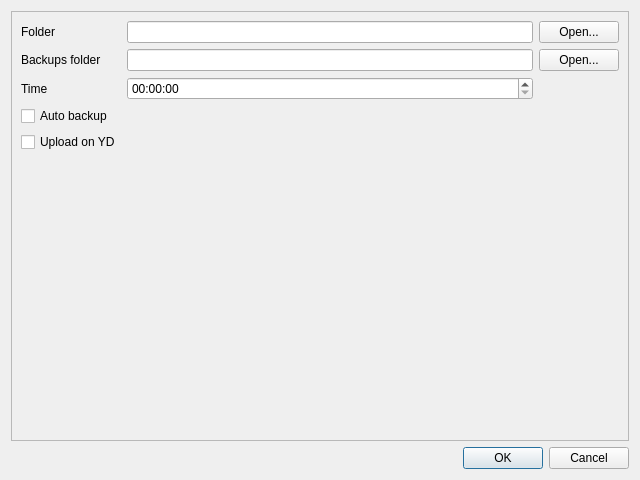
<?xml version="1.0" encoding="UTF-8"?>
<ui version="4.0">
 <class>taskDialog</class>
 <widget class="QDialog" name="taskDialog">
  <property name="geometry">
   <rect>
    <x>0</x>
    <y>0</y>
    <width>640</width>
    <height>480</height>
   </rect>
  </property>
  <property name="windowTitle">
   <string>Dialog</string>
  </property>
  <layout class="QVBoxLayout" name="verticalLayout">
   <item>
    <widget class="QScrollArea" name="scrollArea">
     <property name="widgetResizable">
      <bool>true</bool>
     </property>
     <widget class="QWidget" name="scrollAreaWidgetContents">
      <property name="geometry">
       <rect>
        <x>0</x>
        <y>0</y>
        <width>620</width>
        <height>428</height>
       </rect>
      </property>
      <layout class="QGridLayout" name="gridLayout">
       <item row="1" column="0">
        <widget class="QLabel" name="label_2">
         <property name="text">
          <string>Backups folder</string>
         </property>
        </widget>
       </item>
       <item row="3" column="0">
        <widget class="QCheckBox" name="autoBackupCheckBox">
         <property name="text">
          <string>Auto backup</string>
         </property>
        </widget>
       </item>
       <item row="0" column="1">
        <widget class="QLineEdit" name="inputFolderLineEdit"/>
       </item>
       <item row="2" column="0">
        <widget class="QLabel" name="label_3">
         <property name="text">
          <string>Time</string>
         </property>
        </widget>
       </item>
       <item row="4" column="0">
        <widget class="QCheckBox" name="uploadCheckBox">
         <property name="text">
          <string>Upload on YD</string>
         </property>
        </widget>
       </item>
       <item row="2" column="1">
        <widget class="QTimeEdit" name="autoBackupTimeEdit"/>
       </item>
       <item row="1" column="2">
        <widget class="QPushButton" name="outputFolderButton">
         <property name="text">
          <string>Open...</string>
         </property>
        </widget>
       </item>
       <item row="0" column="0">
        <widget class="QLabel" name="label">
         <property name="text">
          <string>Folder</string>
         </property>
        </widget>
       </item>
       <item row="1" column="1">
        <widget class="QLineEdit" name="outputFolderLineEdit"/>
       </item>
       <item row="0" column="2">
        <widget class="QPushButton" name="inputFolderButton">
         <property name="text">
          <string>Open...</string>
         </property>
        </widget>
       </item>
       <item row="5" column="0">
        <spacer name="verticalSpacer">
         <property name="orientation">
          <enum>Qt::Vertical</enum>
         </property>
         <property name="sizeHint" stdset="0">
          <size>
           <width>20</width>
           <height>40</height>
          </size>
         </property>
        </spacer>
       </item>
      </layout>
     </widget>
    </widget>
   </item>
   <item>
    <widget class="QDialogButtonBox" name="buttonBox">
     <property name="orientation">
      <enum>Qt::Horizontal</enum>
     </property>
     <property name="standardButtons">
      <set>QDialogButtonBox::Cancel|QDialogButtonBox::Ok</set>
     </property>
    </widget>
   </item>
  </layout>
 </widget>
 <resources/>
 <connections>
  <connection>
   <sender>buttonBox</sender>
   <signal>accepted()</signal>
   <receiver>taskDialog</receiver>
   <slot>accept()</slot>
   <hints>
    <hint type="sourcelabel">
     <x>248</x>
     <y>254</y>
    </hint>
    <hint type="destinationlabel">
     <x>157</x>
     <y>274</y>
    </hint>
   </hints>
  </connection>
  <connection>
   <sender>buttonBox</sender>
   <signal>rejected()</signal>
   <receiver>taskDialog</receiver>
   <slot>reject()</slot>
   <hints>
    <hint type="sourcelabel">
     <x>316</x>
     <y>260</y>
    </hint>
    <hint type="destinationlabel">
     <x>286</x>
     <y>274</y>
    </hint>
   </hints>
  </connection>
 </connections>
</ui>
